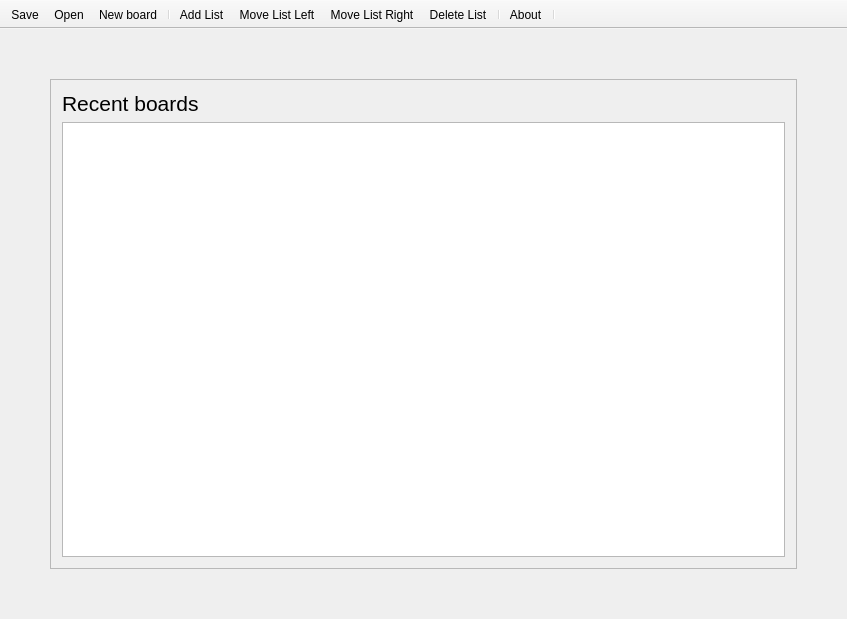
<?xml version="1.0" encoding="UTF-8"?>
<ui version="4.0">
 <class>MainWindow</class>
 <widget class="QMainWindow" name="MainWindow">
  <property name="geometry">
   <rect>
    <x>0</x>
    <y>0</y>
    <width>847</width>
    <height>619</height>
   </rect>
  </property>
  <property name="windowTitle">
   <string>Kanbanapp</string>
  </property>
  <property name="windowIcon">
   <iconset resource="../res/icons.qrc">
    <normaloff>:/res/icons/kanbanapp2.0_128.png</normaloff>:/res/icons/kanbanapp2.0_128.png</iconset>
  </property>
  <widget class="QWidget" name="centralWidget">
   <layout class="QVBoxLayout" name="verticalLayout_3">
    <property name="leftMargin">
     <number>0</number>
    </property>
    <property name="topMargin">
     <number>0</number>
    </property>
    <property name="rightMargin">
     <number>0</number>
    </property>
    <property name="bottomMargin">
     <number>0</number>
    </property>
    <item>
     <widget class="QStackedWidget" name="stackedWidget">
      <property name="currentIndex">
       <number>1</number>
      </property>
      <widget class="QWidget" name="page_board">
       <layout class="QVBoxLayout" name="verticalLayout">
        <property name="leftMargin">
         <number>2</number>
        </property>
        <property name="topMargin">
         <number>2</number>
        </property>
        <property name="rightMargin">
         <number>2</number>
        </property>
        <property name="bottomMargin">
         <number>2</number>
        </property>
        <item>
         <widget class="KanbanBoardWidget" name="boardWidget" native="true">
          <property name="sizePolicy">
           <sizepolicy hsizetype="Preferred" vsizetype="Expanding">
            <horstretch>0</horstretch>
            <verstretch>0</verstretch>
           </sizepolicy>
          </property>
         </widget>
        </item>
        <item>
         <widget class="QGroupBox" name="groupBox_debug">
          <property name="minimumSize">
           <size>
            <width>0</width>
            <height>100</height>
           </size>
          </property>
          <property name="title">
           <string>Debug</string>
          </property>
          <layout class="QVBoxLayout" name="verticalLayout_2">
           <item>
            <widget class="QPushButton" name="pushButton_debug">
             <property name="text">
              <string>Debug - initialise second board</string>
             </property>
            </widget>
           </item>
           <item>
            <widget class="KanbanBoardWidget" name="boardWidget_2" native="true">
             <property name="sizePolicy">
              <sizepolicy hsizetype="Preferred" vsizetype="Expanding">
               <horstretch>0</horstretch>
               <verstretch>0</verstretch>
              </sizepolicy>
             </property>
            </widget>
           </item>
          </layout>
         </widget>
        </item>
       </layout>
      </widget>
      <widget class="QWidget" name="page_recents">
       <layout class="QGridLayout" name="gridLayout">
        <property name="leftMargin">
         <number>50</number>
        </property>
        <property name="topMargin">
         <number>50</number>
        </property>
        <property name="rightMargin">
         <number>50</number>
        </property>
        <property name="bottomMargin">
         <number>50</number>
        </property>
        <item row="0" column="0">
         <widget class="QFrame" name="frame">
          <property name="styleSheet">
           <string notr="true"/>
          </property>
          <property name="frameShape">
           <enum>QFrame::StyledPanel</enum>
          </property>
          <property name="frameShadow">
           <enum>QFrame::Plain</enum>
          </property>
          <layout class="QVBoxLayout" name="verticalLayout_4">
           <item>
            <layout class="QHBoxLayout" name="horizontalLayout">
             <item>
              <widget class="QLabel" name="label">
               <property name="font">
                <font>
                 <pointsize>16</pointsize>
                </font>
               </property>
               <property name="text">
                <string>Recent boards</string>
               </property>
              </widget>
             </item>
            </layout>
           </item>
           <item>
            <widget class="QListWidget" name="listWidget_recents"/>
           </item>
          </layout>
         </widget>
        </item>
       </layout>
      </widget>
     </widget>
    </item>
   </layout>
  </widget>
  <widget class="QToolBar" name="toolBar">
   <property name="contextMenuPolicy">
    <enum>Qt::PreventContextMenu</enum>
   </property>
   <property name="windowTitle">
    <string>toolBar</string>
   </property>
   <property name="movable">
    <bool>false</bool>
   </property>
   <property name="toolButtonStyle">
    <enum>Qt::ToolButtonIconOnly</enum>
   </property>
   <property name="floatable">
    <bool>true</bool>
   </property>
   <attribute name="toolBarArea">
    <enum>TopToolBarArea</enum>
   </attribute>
   <attribute name="toolBarBreak">
    <bool>false</bool>
   </attribute>
   <addaction name="actionSave"/>
   <addaction name="actionOpen"/>
   <addaction name="actionNew_Board"/>
   <addaction name="separator"/>
   <addaction name="actionAdd_List"/>
   <addaction name="actionMove_List_Left"/>
   <addaction name="actionMove_List_Right"/>
   <addaction name="actionDelete_List"/>
   <addaction name="separator"/>
   <addaction name="actionAbout"/>
   <addaction name="separator"/>
  </widget>
  <action name="actionOpen">
   <property name="icon">
    <iconset resource="../res/icons.qrc">
     <normaloff>:/res/icons/opened_folder_48px.png</normaloff>:/res/icons/opened_folder_48px.png</iconset>
   </property>
   <property name="text">
    <string>Open...</string>
   </property>
  </action>
  <action name="actionSave">
   <property name="icon">
    <iconset resource="../res/icons.qrc">
     <normaloff>:/res/icons/icons8-save-48.png</normaloff>:/res/icons/icons8-save-48.png</iconset>
   </property>
   <property name="text">
    <string>Save</string>
   </property>
  </action>
  <action name="actionDebug">
   <property name="icon">
    <iconset resource="../res/icons.qrc">
     <normaloff>:/res/icons/code_48px.png</normaloff>:/res/icons/code_48px.png</iconset>
   </property>
   <property name="text">
    <string>Debug</string>
   </property>
  </action>
  <action name="actionSave_As">
   <property name="icon">
    <iconset resource="../res/icons.qrc">
     <normaloff>:/res/icons/icons8-save-as-48.png</normaloff>:/res/icons/icons8-save-as-48.png</iconset>
   </property>
   <property name="text">
    <string>Save As...</string>
   </property>
   <property name="toolTip">
    <string>Save as</string>
   </property>
  </action>
  <action name="actionAbout">
   <property name="icon">
    <iconset resource="../res/icons.qrc">
     <normaloff>:/res/icons/info_48px.png</normaloff>:/res/icons/info_48px.png</iconset>
   </property>
   <property name="text">
    <string>About...</string>
   </property>
  </action>
  <action name="actionAdd_List">
   <property name="icon">
    <iconset resource="../res/icons.qrc">
     <normaloff>:/res/icons/add_list_48px.png</normaloff>:/res/icons/add_list_48px.png</iconset>
   </property>
   <property name="text">
    <string>Add List</string>
   </property>
   <property name="toolTip">
    <string>Add new list</string>
   </property>
  </action>
  <action name="actionMove_List_Left">
   <property name="icon">
    <iconset resource="../res/icons.qrc">
     <normaloff>:/res/icons/open_pane_48px.png</normaloff>:/res/icons/open_pane_48px.png</iconset>
   </property>
   <property name="text">
    <string>Move List Left</string>
   </property>
   <property name="toolTip">
    <string>Move selected list left</string>
   </property>
  </action>
  <action name="actionMove_List_Right">
   <property name="icon">
    <iconset resource="../res/icons.qrc">
     <normaloff>:/res/icons/open_pane_48px flipped.png</normaloff>:/res/icons/open_pane_48px flipped.png</iconset>
   </property>
   <property name="text">
    <string>Move List Right</string>
   </property>
   <property name="toolTip">
    <string>Move selected list right</string>
   </property>
  </action>
  <action name="actionDelete_List">
   <property name="icon">
    <iconset resource="../res/icons.qrc">
     <normaloff>:/res/icons/delete_bin_48px.png</normaloff>:/res/icons/delete_bin_48px.png</iconset>
   </property>
   <property name="text">
    <string>Delete List</string>
   </property>
   <property name="toolTip">
    <string>Delete selected list</string>
   </property>
  </action>
  <action name="actionNew_Board">
   <property name="icon">
    <iconset resource="../res/icons.qrc">
     <normaloff>:/res/icons/new_file_48px.png</normaloff>:/res/icons/new_file_48px.png</iconset>
   </property>
   <property name="text">
    <string>New board</string>
   </property>
  </action>
  <action name="actionNo_recent_files">
   <property name="text">
    <string>No recent files</string>
   </property>
  </action>
 </widget>
 <layoutdefault spacing="6" margin="11"/>
 <customwidgets>
  <customwidget>
   <class>KanbanBoardWidget</class>
   <extends>QWidget</extends>
   <header>kanbanboardwidget.h</header>
   <container>1</container>
  </customwidget>
 </customwidgets>
 <resources>
  <include location="../res/icons.qrc"/>
 </resources>
 <connections/>
</ui>
